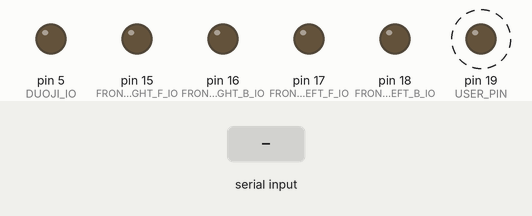
This sketch was run on a simulated Arduino Uno, built with avr-gcc and run on an emulated ATmega328P. Shown: output pins drawn as LEDs (lit = HIGH). Dashed ring = blinking. The inputs (shaded band) are chosen by the test bench. What the sketch prints to the serial monitor is not drawn.

Above: at 0.9 s.
1.3 s: "1" received over Serial
Timing chart, 0 to 10.3 s (numbered marks = the images above; inputs shaded):
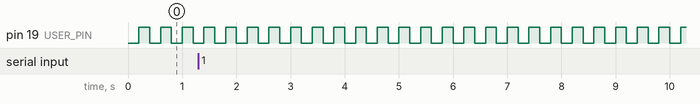

Measured:
- by itself, pin 19 (USER_PIN): alternates HIGH for 0.20 s and LOW for 0.20 s

The sketch:

smartcar.ino
```cpp
/********************************* 深圳市航太电子有限公司 *******************************
* 实 验 名 ：小车蓝牙遥控实验
* 实验说明 ：使用手机连接蓝牙模块后，通过手机发送指令来控制小车
* 实验平台 ：流星5号、arduino UNO R3
* 连接方式 ：请参考interface.h文件
* 注    意 ：指令必须连续发送才会使小车动作，若停止发送指令，则小车会停止
* 作    者 ：航太电子产品研发部    QQ ：1909197536
* 店    铺 ：http://shop120013844.taobao.com/
****************************************************************************************/

#include <MsTimer2.h>
#include "interface.h"
#include <IRremote.h>

//变量定义
int timer_count;
unsigned int speed_count;//占空比计数器 50次一周期
char front_left_speed_duty;
char front_right_speed_duty;
char behind_left_speed_duty;
char behind_right_speed_duty;
unsigned char tick_5ms = 0;//5ms计数器，作为主函数的基本周期
unsigned char tick_1ms = 0;//1ms计数器，作为电机的基本计数器
unsigned char tick_200ms = 0;
unsigned char switch_flag=0;

char ctrl_comm;//控制指令
unsigned char continue_time = 0;
char bt_rec_flag;

//函数声明
void CarMove();
void CarGo();
void CarBack();
void CarLeft();
void CarRight();
void CarStop();

#if 1

//根据占空比驱动电机转动
void CarMove()
{
	//左前轮
	if(front_left_speed_duty > 0)//向前
	{
		if(speed_count < front_left_speed_duty)
		{
			FRONT_LEFT_GO;
		}else
		{
			FRONT_LEFT_STOP;
		}
	}
	else if(front_left_speed_duty < 0)//向后
	{
		if(speed_count < (-1)*front_left_speed_duty)
		{
			FRONT_LEFT_BACK;
		}else
		{
			FRONT_LEFT_STOP;
		}
	}
	else                //停止
	{
		FRONT_LEFT_STOP;
	}

	//右前轮
	if(front_right_speed_duty > 0)//向前
	{
		if(speed_count < front_right_speed_duty)
		{
			FRONT_RIGHT_GO;
		}else                //停止
		{
			FRONT_RIGHT_STOP;
		}
	}
	else if(front_right_speed_duty < 0)//向后
	{
		if(speed_count < (-1)*front_right_speed_duty)
		{
			FRONT_RIGHT_BACK;
		}else                //停止
		{
			FRONT_RIGHT_STOP;
		}
	}
	else                //停止
	{
		FRONT_RIGHT_STOP;
	}
}

//向前
void CarGo()
{
	front_left_speed_duty=SPEED_DUTY;
	front_right_speed_duty=SPEED_DUTY;
}

//后退
void CarBack()
{
	front_left_speed_duty=-SPEED_DUTY;
	front_right_speed_duty=-SPEED_DUTY;
}

//向左
void CarLeft()
{
	front_left_speed_duty=0;
	front_right_speed_duty=SPEED_DUTY;
}

//向右
void CarRight()
{
	front_left_speed_duty=SPEED_DUTY;
	front_right_speed_duty=0;
}

//停止
void CarStop()
{
	front_left_speed_duty=0;
	front_right_speed_duty=0;
}

#endif

void IOInit()
{
	//用户LED
	pinMode(USER_PIN, OUTPUT);
	//KEY
	pinMode(KEY_L, INPUT_PULLUP);
	pinMode(KEY_H, INPUT);
	//红外
	pinMode(IRIN, INPUT);
	//超声波
	pinMode(Echo, INPUT);
    pinMode(Trig, OUTPUT);
	//电机
	pinMode(FRONT_LEFT_F_IO, OUTPUT);
	pinMode(FRONT_LEFT_B_IO, OUTPUT);
	pinMode(FRONT_RIGHT_F_IO, OUTPUT);
	pinMode(FRONT_RIGHT_B_IO, OUTPUT);
	//循迹
	pinMode(SEARCH_M_IO, INPUT);
	pinMode(SEARCH_R_IO, INPUT);
	pinMode(SEARCH_L_IO, INPUT);
	//避障
	pinMode(VOID_R_PIN, INPUT);
	pinMode(VOID_L_PIN, INPUT);
	//舵机
	pinMode(DUOJI_IO, OUTPUT);
	//测速
	pinMode(FRONT_RIGHT_S_IO, INPUT);
	pinMode(FRONT_LEFT_S_IO, INPUT);

}

//中断处理函数，改变灯的状态
void flash()
{
	tick_5ms++;
	speed_count++;
	if(speed_count >= 50)//50ms周期 //modfied by LC 2015.09.12 9:56
	{
		speed_count = 0;
	}
	CarMove();
}

void setup() {

	IOInit();
	// 初始化串口参数
	Serial.begin(9600);
	MsTimer2::set(1, flash);   // 中断设置函数，每 1ms 进入一次中断
	MsTimer2::start();   //开始计时
	CarStop();
}

void loop() {
	//指令接收部分
	//蓝牙遥控部分
	  // 读取串口发送的信息:
    if (Serial.available() > 0)
	{
		char inChar;
		inChar = Serial.read();
	    if(ctrl_comm != inChar || continue_time == 1)
		{
			bt_rec_flag = 1;
			ctrl_comm = inChar;
		}
        continue_time = 40;//更新持续时间
    }

	//执行部分
	if(tick_5ms >= 5)
	{
		tick_5ms = 0;
		tick_200ms++;
		if(tick_200ms >= 40)
		{
			tick_200ms = 0;
			if(switch_flag)
			{
				LED_ON;
				switch_flag = 0;
			}else
			{
				LED_OFF;
				switch_flag = 1;
			}
		}
		continue_time--;//200ms 无接收指令就停车
		if(continue_time == 0)
		{
			continue_time = 1;
			CarStop();
		}
		//do something
		if(bt_rec_flag == 1)//接收到蓝牙信号
		{
			bt_rec_flag = 0;
			switch(ctrl_comm)
			{
			case COMM_UP:    CarGo();break;
			case COMM_DOWN:  CarBack();break;
			case COMM_LEFT:  CarLeft();break;
			case COMM_RIGHT: CarRight();break;
			case COMM_STOP:  CarStop();break;
				default : break;
			}
                        Serial.println(ctrl_comm,HEX);
		}
	}
}
```

interface.h
```cpp
#ifndef __INTERFACE_H_
#define __INTERFACE_H_

#include <Arduino.h>
//IO 接口定义

//用户LED
int USER_PIN = 19;
#define LED_ON digitalWrite(USER_PIN , LOW)
#define LED_OFF digitalWrite(USER_PIN , HIGH)
//用户KEY
int KEY_L = 14;
int KEY_H = 13;
#define KEY_L_BIT digitalRead(KEY_L)
#define KEY_H_BIT digitalRead(KEY_H)

#define KEY_L_DOWN 0
#define KEY_H_DOWN 1
//蓝牙
//int Rx = 0;
//int Tx= 1;

//红外遥控
int IRIN = 4;

//超声波模块
int Echo = 2;
int Trig = 3;

//电机驱动
int FRONT_LEFT_F_IO =  17; //左前前进IO
int FRONT_LEFT_B_IO =  18; //左前后退IO

int FRONT_RIGHT_F_IO =  15; //右前前进IO
int FRONT_RIGHT_B_IO =  16; //右前后退IO

//红外循迹
int SEARCH_M_IO = 9;//中间循迹IO
int SEARCH_R_IO = 8;//右循迹IO
int SEARCH_L_IO = 7;//左循迹IO
#define BLACK_AREA 1
#define WHITE_AREA 0
#define SEARCH_M_BIT digitalRead(SEARCH_M_IO)
#define SEARCH_R_BIT digitalRead(SEARCH_R_IO)
#define SEARCH_L_BIT digitalRead(SEARCH_L_IO)

//循迹避障
int VOID_R_PIN = 10;
int VOID_L_PIN = 6;
#define VOID_R_BIT digitalRead(VOID_R_PIN)
#define VOID_L_BIT digitalRead(VOID_L_PIN)
#define BARRIER_Y 0 //有障碍物
#define BARRIER_N 1  //无障碍物

//舵机IO
int DUOJI_IO = 5;

//速度码盘反馈
int FRONT_RIGHT_S_IO =  11; //右前前进IO
int FRONT_LEFT_S_IO =  12; //左前前进IO
#define FRONT_RIGHT_S_BIT digitalRead(FRONT_RIGHT_S_IO)
#define FRONT_LEFT_S_BIT digitalRead(FRONT_LEFT_S_IO)

//电机运动控制

//左前
#define FRONT_LEFT_GO    digitalWrite(FRONT_LEFT_F_IO , 0) ; digitalWrite(FRONT_LEFT_B_IO , 1)//前进
#define FRONT_LEFT_BACK  digitalWrite(FRONT_LEFT_F_IO , 1); digitalWrite(FRONT_LEFT_B_IO , 0)//后退
#define FRONT_LEFT_STOP  digitalWrite(FRONT_LEFT_F_IO , 0); digitalWrite(FRONT_LEFT_B_IO , 0)//停止

//右前
#define FRONT_RIGHT_GO     digitalWrite(FRONT_RIGHT_F_IO , 0);digitalWrite(FRONT_RIGHT_B_IO , 1)
#define FRONT_RIGHT_BACK   digitalWrite(FRONT_RIGHT_F_IO , 1);digitalWrite(FRONT_RIGHT_B_IO , 0)
#define FRONT_RIGHT_STOP   digitalWrite(FRONT_RIGHT_F_IO , 0);digitalWrite(FRONT_RIGHT_B_IO , 0)

#define SPEED_DUTY 40//默认占空比 按1ms最小分辨率 周期50ms计算 40 /50  80%

//指令定义
//#define COMM_STOP  0x02//停止
//#define COMM_UP    0x62//前进
//#define COMM_DOWN  0xA8//后退
//#define COMM_RIGHT 0xC2//右转
//#define COMM_LEFT  0x22//左转

#define COMM_STOP  'I'//停止
#define COMM_UP    'A'//前进
#define COMM_DOWN  'B'//后退
#define COMM_RIGHT 'D'//右转
#define COMM_LEFT  'C'//左转

#endif
```
